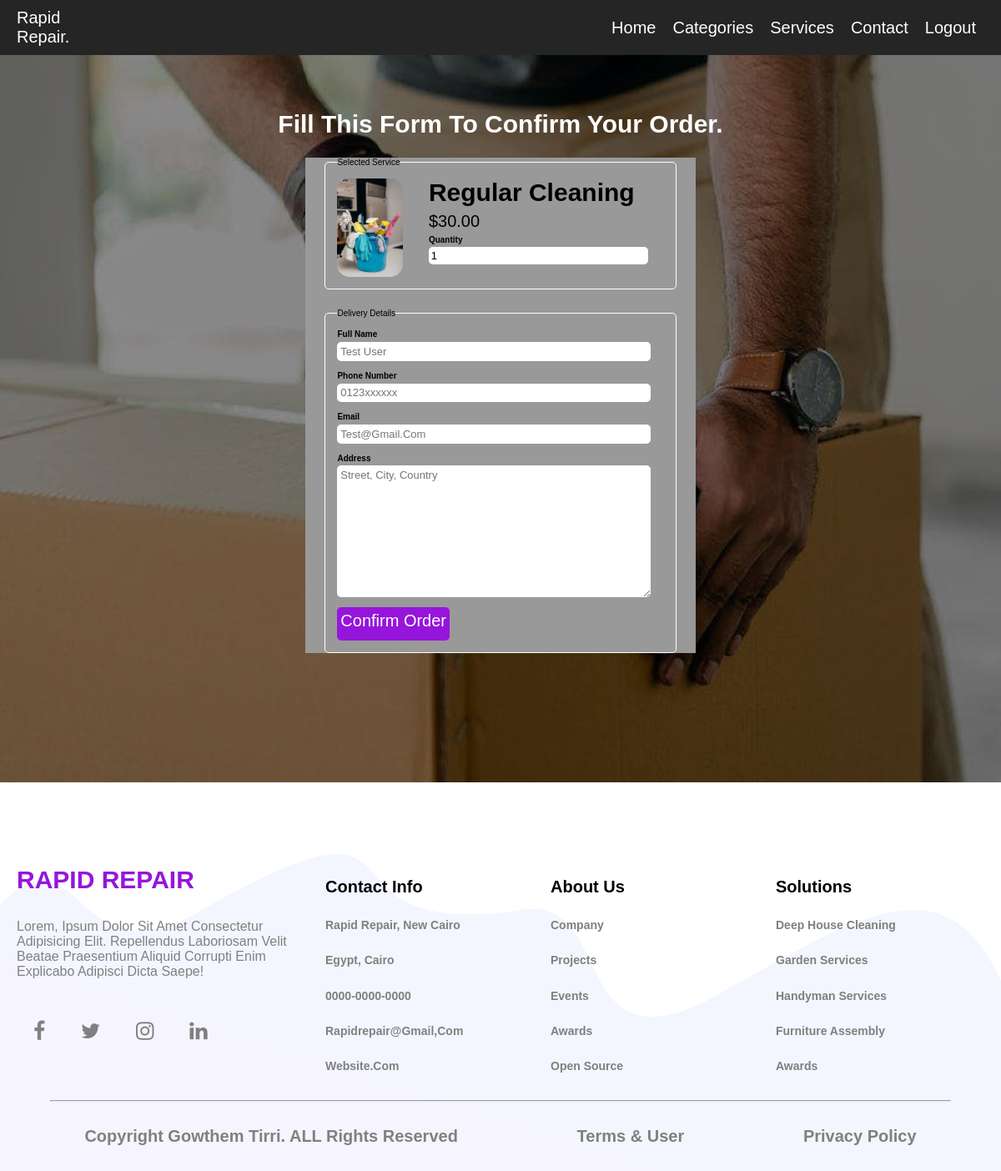
Page /order.php?service_id=34 (signed in) on the committed database.
### tables this page shows
CREATE TABLE `tbl_services` (
  `id` int(11) NOT NULL,
  `title` varchar(100) NOT NULL,
  `description` text NOT NULL,
  `price` decimal(10,2) NOT NULL,
  `image_name` varchar(255) NOT NULL,
  `category_id` int(10) UNSIGNED NOT NULL,
  `featured` varchar(10) NOT NULL,
  `active` varchar(10) NOT NULL
);

### order.php (the view, shortened to what this page needs)
<?php include('partials-front/menu.php');
include "./config/constants.php";
if (isset($_SESSION['id']) && isset($_SESSION['user_name'])) {
            if(isset($_GET['service_id']))
            {
                $service_id = $_GET['service_id'];
                $sql = "SELECT * FROM tbl_services WHERE id=$service_id";
                $res = mysqli_query($conn, $sql);
                $count = mysqli_num_rows($res);
                if($count==1)
                {
                    $row = mysqli_fetch_assoc($res);
                    $title = $row['title'];
                    $price = $row['price'];
                    $image_name = $row['image_name'];
                }
                else
                {
                    header('location:'.SITEURL.'home.php');
                }
            }
            else
            {
                header('location:'.SITEURL.'home.php');
            }
        ?>
        <section class="service-search">
            <div class="container">
                <h2 class="text-center text-white">Fill this form to confirm your order.</h2>
                <form action="" method="POST" class="order">
                    <fieldset>
                        <legend>Selected Service</legend>
                        <div class="service-menu-img">
                            <?php
                                if($image_name=="")
                                {
                                    echo "<div class='error'>image not available.</div>";
                                }
                                else
                                {
                                    ?>
                                    <img src="<?php echo SITEURL; ?>images/service/<?php echo $image_name; ?>" alt="Chicke Hawain Pizza" class="img-responsive img-curve">
                                    <?php
                                }
                            ?>
                        </div>
                        <div class="service-menu-desc">
                            <h3><?php echo $title ?></h3>
                            <p class="service-price">$<?php echo $price ?></p>
                            <div class="order-label">Quantity</div>
                            <input type="number" name="qty" class="input-responsive" value="1" required>
                        </div>
                    </fieldset>
                    <fieldset>
                        <legend>Delivery Details</legend>
                        <div class="order-label">Full Name</div>
                        <input type="text" name="full-name" placeholder="Test User" class="input-responsive" required>
                        <div class="order-label">Phone Number</div>
                        <input type="tel" name="contact" placeholder="0123xxxxxx" class="input-responsive" required>
                        <div class="order-label">Email</div>
                        <input type="email" name="email" placeholder="test@gmail.com" class="input-responsive" required>
                        <div class="order-label">Address</div>
                        <textarea name="address" rows="10" placeholder="Street, City, Country" class="input-responsive" required></textarea>
                        <input type="submit" name="submit" value="Confirm Order" class="btn btn-primary">
                    </fieldset>
                </form>
            </div>
        </section>
        <?php include('partials-front/footer.php'); ?>
    </body>
    </html>
<?php
}else
{
    header("location: login2.php");
    exit();
}
?>

### css/style-admin2.css (style rules this page uses)
:root { --color: #9615db; --gradient-1: linear-gradient(to bottom right, #7d7f80, #9615db); --gradient-2: linear-gradient(to bottom right, #d2d3d3, #7d7f80); --gradient-3: linear-gradient(to bottom right, #555759, #2d3032); --gradient-4: linear-gradient(to bottom right, #9615db, #d2d3d3); }
* { font-family: Arial, Helvetica, sans-serif; margin: 0; padding: 0; box-sizing: border-box; text-transform: capitalize; text-decoration: none; }
html { font-size: 62.5%; }
.container { width: 80%; margin: 0 auto; padding: 1%; }
.img-responsive { width: 100%; }
.img-curve { border-radius: 15px; }
.text-center { text-align: center; }
.text-white { color: white; }
.btn { padding: 1%; border: none; font-size: 1.7rem; border-radius: 5px; }
.btn-primary { background-color: #9615db; color: white; cursor: pointer; }
h2 { color: #2f3542; font-size: 3rem; margin-bottom: 2%; }
h3 { font-size: 3rem; }
fieldset { border: 1px solid white; margin: 5%; padding: 3%; border-radius: 5px; }
.service-search { background-image: url(../images/landing_img/project9.jpeg); background-size: cover; background-repeat: no-repeat; background-position: center; padding: 10% 0; }
.service-search input[type="submit"] { height: 4rem; padding-bottom: 3%; font-size: 2rem; border: none; border-radius: 5px; }
.service-menu-img { width: 20%; float: left; }
.service-menu-desc { width: 70%; float: left; margin-left: 8%; }
.service-price { font-size: 2rem; margin: 2% 0; }
.order { width: 50%; margin: 0 auto; background-color: #999999; }
.input-responsive { width: 96%; padding: 1%; margin-bottom: 3%; border: none; border-radius: 5px; font-size: 1.3rem; }
.order-label { margin-bottom: 1%; font-weight: bold; }

### rows in the picture
tbl_services: image_name (picture), title "Regular Cleaning", price "30.00"
